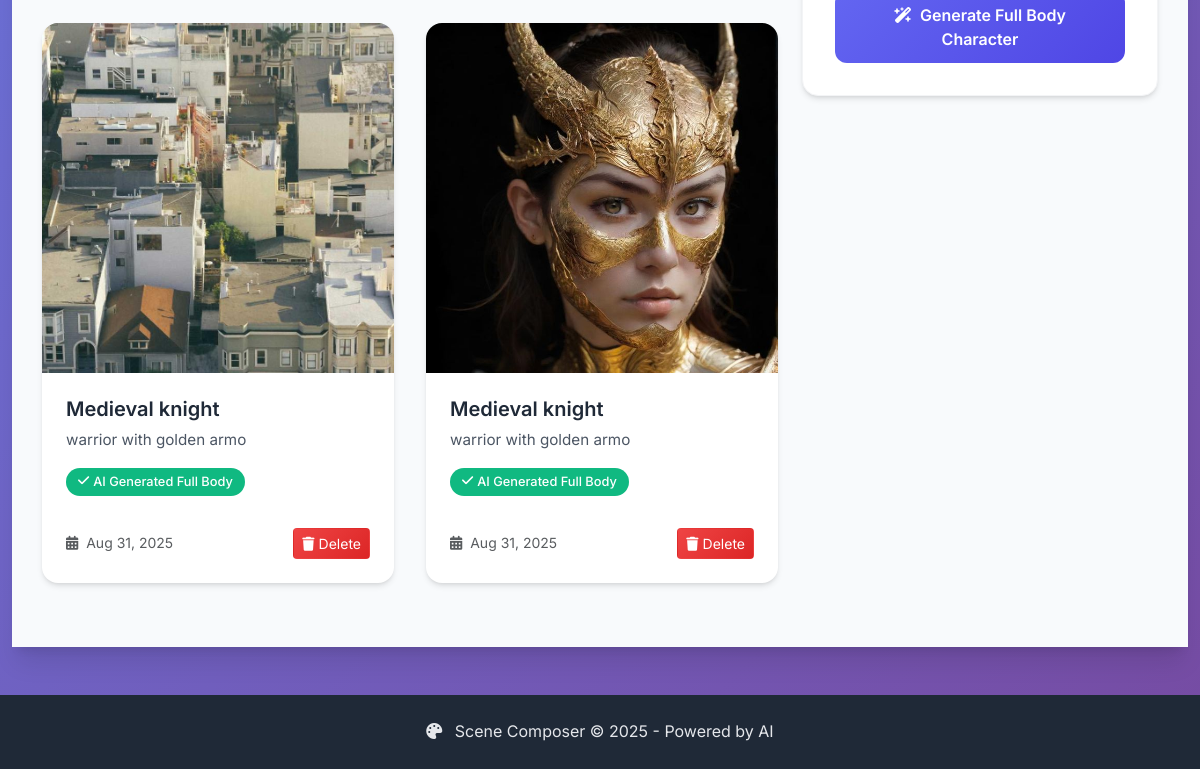
The page /characters/ (signed in, lower part) on the database as committed earlier.
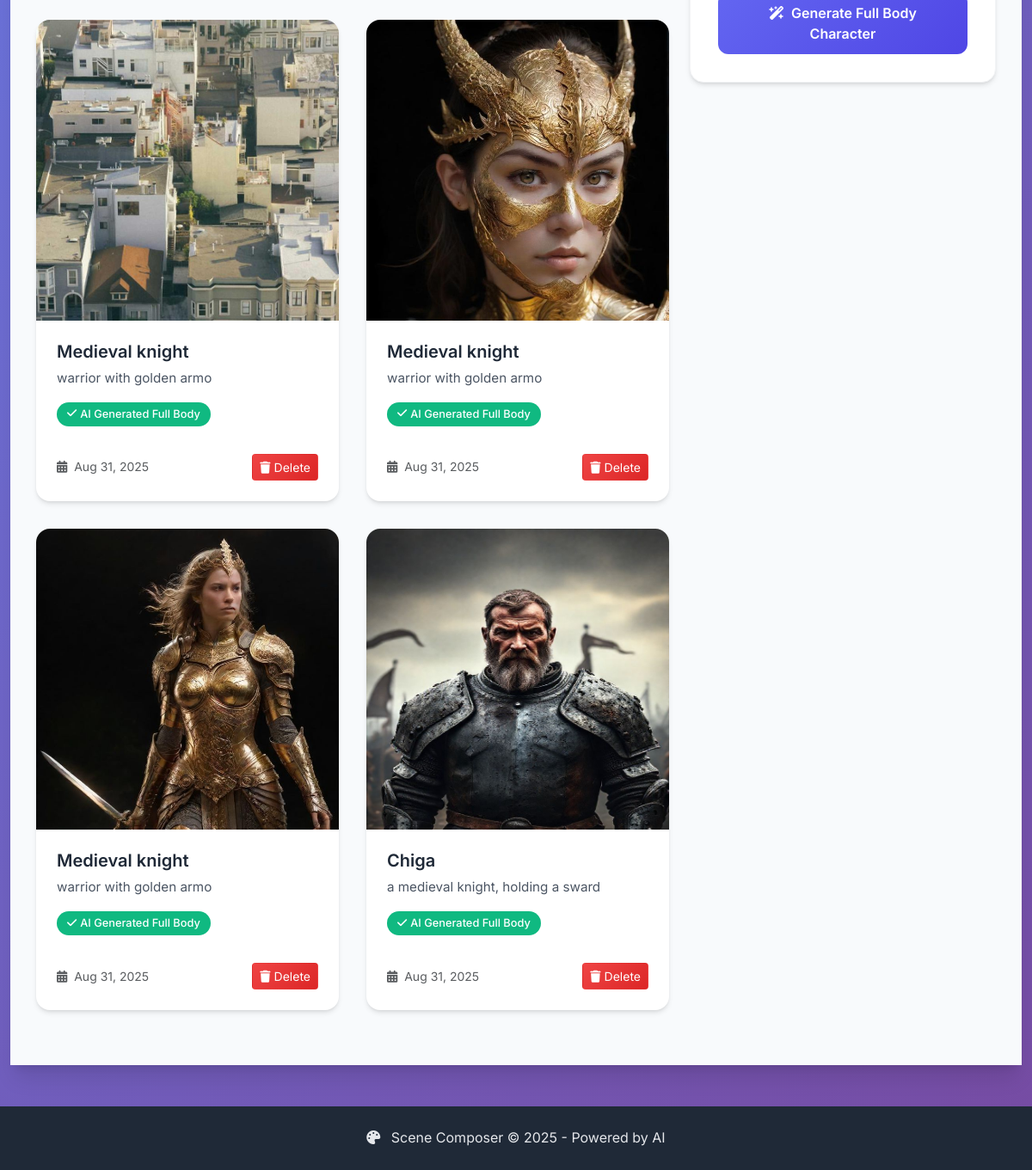
The same page on the database as committed later.
### composer/models.py (models this page shows, shortened)
class Character(models.Model):
    name = models.CharField(max_length=200)
    description = models.TextField()
    image = models.ImageField(upload_to='characters/', blank=True, null=True)
    generated_image_url = models.CharField(max_length=500, blank=True, null=True)  # Changed to CharField
    created_by = models.ForeignKey(User, on_delete=models.CASCADE)
    created_at = models.DateTimeField(auto_now_add=True)
    @property
    def image_url(self):
        if self.image:
            return self.image.url
        return self.generated_image_url

### composer/views.py (the view)
# urls.py: path('characters/', views.characters, name='characters'),
@login_required
def characters(request):
    characters = Character.objects.filter(created_by=request.user)
    if request.method == 'POST':
        form = CharacterForm(request.POST)
        if form.is_valid():
            character = form.save(commit=False)
            character.created_by = request.user
            try:
                ai_service = AIService()
                enhanced_desc = ai_service.enhance_description(character.description)
                print(f"Enhanced character description: {enhanced_desc}")
                image_url = ImageGenerationService.generate_character_image(enhanced_desc)
                print(f"Generated character image URL: {image_url}")
                if image_url:
                    character.generated_image_url = image_url
                    character.save()
                    messages.success(request, 'Character generated successfully!')
                else:
                    character.save()
                    messages.error(request, 'Image generation failed. The character was saved but no image was generated.')
            except Exception as e:
                print(f"Error in character generation: {e}")
                character.save()
                messages.error(request, f'An error occurred during character generation: {str(e)}')
            return redirect('characters')
    else:
        form = CharacterForm()
    return render(request, 'composer/characters.html', {
        'characters': characters,
        'form': form
    })

### composer/templates/composer/characters.html (shortened to what this page needs)
{% extends 'composer/base.html' %}
{% block content %}
<div class="container">
    <div class="row">
        <div class="col-lg-8">
            {% if characters %}
                <div class="grid-container">
                    {% for character in characters %}
                        <div class="modern-card slide-in">
                            <div class="card-image-container" style="height: 350px;">
                                {% if character.image_url %}
                                    <img src="{{ character.image_url }}" alt="{{ character.name }}" class="character-image">
                                {% endif %}
                            </div>
                            <div class="card-body">
                                <h5 class="card-title">{{ character.name }}</h5>
                                <p class="card-text">{{ character.description|truncatewords:20 }}</p>
                                {% if character.generated_image_url %}
                                    <div class="card-badge">
                                        <i class="fas fa-check me-1"></i>AI Generated Full Body
                                    </div>
                                {% else %}
                                    <div class="card-badge" style="background: var(--warning-color);">
                                        <i class="fas fa-clock me-1"></i>Processing
                                    </div>
                                {% endif %}
                                <div class="d-flex justify-content-between align-items-center mt-3">
                                    <small class="text-muted">
                                        <i class="fas fa-calendar-alt me-1"></i>
                                        {{ character.created_at|date:"M d, Y" }}
                                    </small>
                                    <a href="{% url 'delete_character' character.id %}"
                                       class="btn btn-danger-modern btn-sm"
                                       onclick="return confirm('Are you sure you want to delete this character?')">
                                        <i class="fas fa-trash me-1"></i>Delete
                                    </a>
                                </div>
                            </div>
                        </div>
                    {% endfor %}
                </div>
            {% endif %}
        </div>
        <div class="col-lg-4">
            <div class="form-container">
                <form method="post">
                    <button type="submit" class="btn btn-modern btn-primary-modern w-100">
                        <i class="fas fa-wand-magic-sparkles me-2"></i>Generate Full Body Character
                    </button>
                </form>
            </div>
        </div>
    </div>
</div>
{% endblock %}

Rows that differ between the two databases and show on the page:
added Character: image_url (picture), name "Medieval knight", description "warrior with golden armo", shows "AI Generated Full Body", created_at "Aug 31, 2025"
added Character: image_url (picture), name "Chiga", description "a medieval knight, holding a sward", shows "AI Generated Full Body", created_at "Aug 31, 2025"
